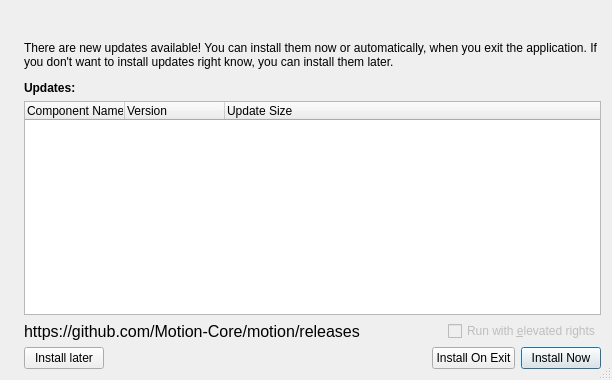
<?xml version="1.0" encoding="UTF-8"?>
<ui version="4.0">
 <class>UpdateInfoDialog</class>
 <widget class="QDialog" name="UpdateInfoDialog">
  <property name="windowModality">
   <enum>Qt::WindowModal</enum>
  </property>
  <property name="geometry">
   <rect>
    <x>0</x>
    <y>0</y>
    <width>612</width>
    <height>380</height>
   </rect>
  </property>
  <property name="windowTitle">
   <string>Check for Updates</string>
  </property>
  <property name="sizeGripEnabled">
   <bool>true</bool>
  </property>
  <property name="modal">
   <bool>true</bool>
  </property>
  <layout class="QHBoxLayout" name="rootLayout">
   <item>
    <widget class="QLabel" name="imageLabel">
     <property name="alignment">
      <set>Qt::AlignLeading|Qt::AlignLeft|Qt::AlignTop</set>
     </property>
    </widget>
   </item>
   <item>
    <layout class="QVBoxLayout" name="verticalLayout_3">
     <item>
      <layout class="QVBoxLayout" name="verticalLayout_2">
       <property name="spacing">
        <number>12</number>
       </property>
       <item>
        <widget class="QLabel" name="headerLabel">
         <property name="font">
          <font>
           <pointsize>12</pointsize>
          </font>
         </property>
        </widget>
       </item>
       <item>
        <widget class="QLabel" name="stateLabel">
         <property name="text">
          <string>There are new updates available! You can install them now or automatically, when you exit the application. If you don't want to install updates right know, you can install them later.</string>
         </property>
         <property name="wordWrap">
          <bool>true</bool>
         </property>
        </widget>
       </item>
       <item>
        <widget class="QLabel" name="label_2">
         <property name="font">
          <font>
           <weight>75</weight>
           <bold>true</bold>
          </font>
         </property>
         <property name="text">
          <string>Updates:</string>
         </property>
        </widget>
       </item>
      </layout>
     </item>
     <item>
      <widget class="QTreeWidget" name="updateListTreeWidget">
       <property name="editTriggers">
        <set>QAbstractItemView::NoEditTriggers</set>
       </property>
       <property name="tabKeyNavigation">
        <bool>true</bool>
       </property>
       <property name="showDropIndicator" stdset="0">
        <bool>false</bool>
       </property>
       <property name="alternatingRowColors">
        <bool>true</bool>
       </property>
       <property name="selectionMode">
        <enum>QAbstractItemView::NoSelection</enum>
       </property>
       <property name="rootIsDecorated">
        <bool>false</bool>
       </property>
       <property name="itemsExpandable">
        <bool>false</bool>
       </property>
       <property name="expandsOnDoubleClick">
        <bool>false</bool>
       </property>
       <column>
        <property name="text">
         <string>Component Name</string>
        </property>
       </column>
       <column>
        <property name="text">
         <string>Version</string>
        </property>
       </column>
       <column>
        <property name="text">
         <string>Update Size</string>
        </property>
       </column>
      </widget>
     </item>
     <item>
      <layout class="QHBoxLayout" name="horizontalLayout_2">
       <item>
        <widget class="QLabel" name="urlReleaseLabel">
         <property name="font">
          <font>
           <pointsize>12</pointsize>
          </font>
         </property>
         <property name="text">
          <string>https://github.com/Motion-Core/motion/releases</string>
         </property>
        </widget>
       </item>
       <item>
        <spacer name="horizontalSpacer_2">
         <property name="orientation">
          <enum>Qt::Horizontal</enum>
         </property>
         <property name="sizeHint" stdset="0">
          <size>
           <width>40</width>
           <height>20</height>
          </size>
         </property>
        </spacer>
       </item>
       <item>
        <widget class="QCheckBox" name="runAdminCheckBox">
         <property name="enabled">
          <bool>false</bool>
         </property>
         <property name="text">
          <string>Run with &amp;elevated rights</string>
         </property>
        </widget>
       </item>
      </layout>
     </item>
     <item>
      <layout class="QHBoxLayout" name="horizontalLayout">
       <item>
        <widget class="QPushButton" name="skipButton">
         <property name="toolTip">
          <string>Close and do nothing. You can install updates later.</string>
         </property>
         <property name="text">
          <string>Install later</string>
         </property>
         <property name="autoDefault">
          <bool>false</bool>
         </property>
        </widget>
       </item>
       <item>
        <spacer name="horizontalSpacer">
         <property name="orientation">
          <enum>Qt::Horizontal</enum>
         </property>
         <property name="sizeHint" stdset="0">
          <size>
           <width>40</width>
           <height>20</height>
          </size>
         </property>
        </spacer>
       </item>
       <item>
        <widget class="QPushButton" name="delayButton">
         <property name="toolTip">
          <string>You proceed using the application, and as soon as you close it, the updater will start automatically to install the updates.</string>
         </property>
         <property name="text">
          <string>Install On Exit</string>
         </property>
         <property name="autoDefault">
          <bool>false</bool>
         </property>
        </widget>
       </item>
       <item>
        <widget class="QPushButton" name="acceptButton">
         <property name="toolTip">
          <string>Closes the application and opens the installer to update the app.</string>
         </property>
         <property name="text">
          <string>Install Now</string>
         </property>
         <property name="autoDefault">
          <bool>false</bool>
         </property>
         <property name="default">
          <bool>true</bool>
         </property>
        </widget>
       </item>
      </layout>
     </item>
    </layout>
   </item>
  </layout>
 </widget>
 <tabstops>
  <tabstop>updateListTreeWidget</tabstop>
  <tabstop>runAdminCheckBox</tabstop>
  <tabstop>acceptButton</tabstop>
  <tabstop>delayButton</tabstop>
  <tabstop>skipButton</tabstop>
 </tabstops>
 <resources/>
 <connections>
  <connection>
   <sender>skipButton</sender>
   <signal>clicked()</signal>
   <receiver>UpdateInfoDialog</receiver>
   <slot>reject()</slot>
   <hints>
    <hint type="sourcelabel">
     <x>96</x>
     <y>368</y>
    </hint>
    <hint type="destinationlabel">
     <x>199</x>
     <y>351</y>
    </hint>
   </hints>
  </connection>
 </connections>
</ui>
